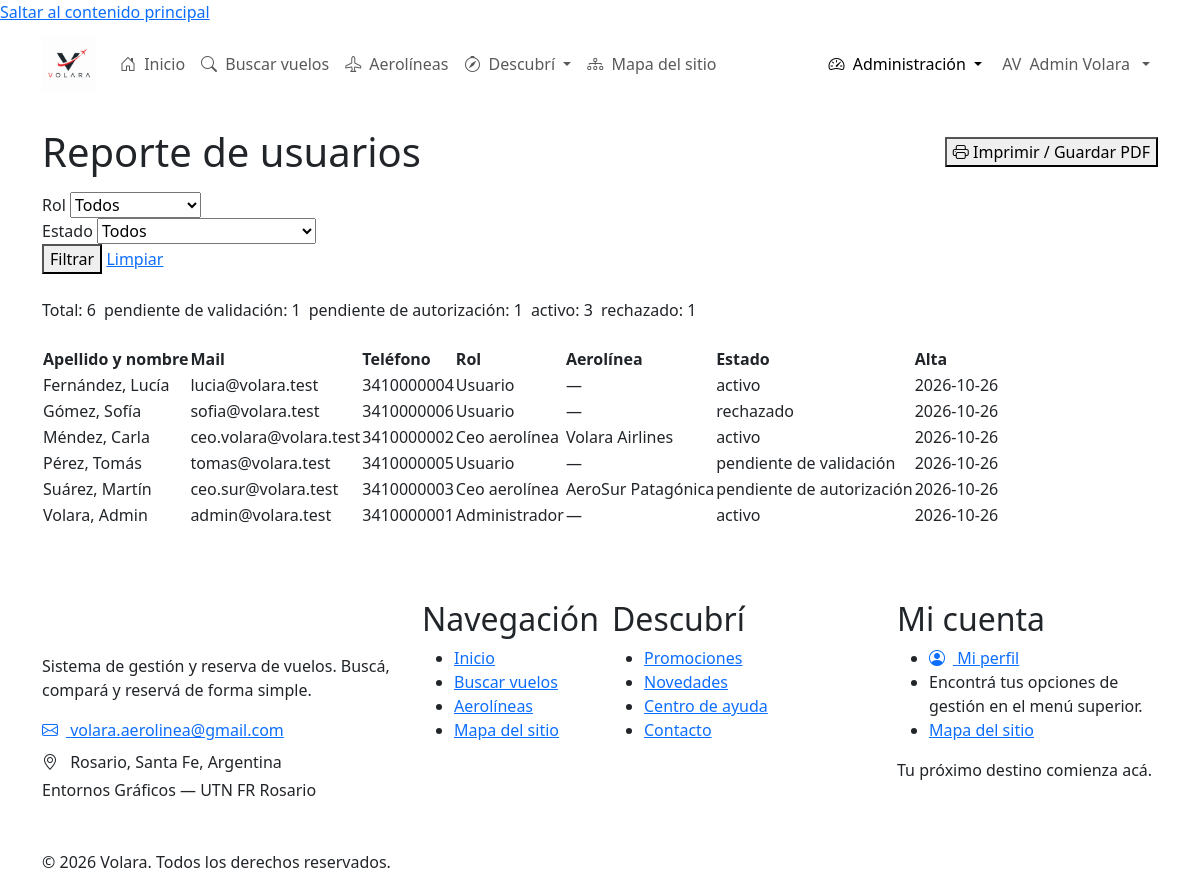
The page /Pages/Admin/reportes/reporteUsuarios.php (signed in) on the database its author committed.
### tables this page shows
CREATE TABLE usuarios (
    codUsuario INT UNSIGNED AUTO_INCREMENT,

    nombre VARCHAR(80) NOT NULL,
    apellido VARCHAR(80) NOT NULL,
    mail VARCHAR(150) NOT NULL,
    clave VARCHAR(255) NOT NULL,
    telefono VARCHAR(30) DEFAULT NULL,

    tipoUsuario ENUM(
        'administrador',
        'ceo aerolínea',
        'usuario'
    ) NOT NULL DEFAULT 'usuario',

    codAerolinea INT UNSIGNED DEFAULT NULL,

    estadoUsuario ENUM(
        'pendiente de validación',
        'pendiente de autorización',
        'activo',
        'rechazado'
    ) NOT NULL DEFAULT 'pendiente de validación',

    tokenValidacion VARCHAR(128) DEFAULT NULL,
    tokenRecuperacion VARCHAR(128) DEFAULT NULL,
    vencimientoToken DATETIME DEFAULT NULL,

    fechaCreacion DATETIME NOT NULL DEFAULT CURRENT_TIMESTAMP,
    fechaActualizacion DATETIME NOT NULL DEFAULT CURRENT_TIMESTAMP
        ON UPDATE CURRENT_TIMESTAMP,

    PRIMARY KEY (codUsuario),

    UNIQUE KEY uk_usuario_mail (mail),
    UNIQUE KEY uk_usuario_token_validacion (tokenValidacion),
    UNIQUE KEY uk_usuario_token_recuperacion (tokenRecuperacion),

    KEY idx_usuario_tipo (tipoUsuario),
    KEY idx_usuario_estado (estadoUsuario),
    KEY idx_usuario_aerolinea (codAerolinea),

    CONSTRAINT fk_usuario_aerolinea
        FOREIGN KEY (codAerolinea)
        REFERENCES aerolineas(codAerolinea)
        ON UPDATE CASCADE
        ON DELETE RESTRICT

);

CREATE TABLE aerolineas (
    codAerolinea INT UNSIGNED AUTO_INCREMENT,
    codigoIATA CHAR(3) NOT NULL,
    nombre VARCHAR(120) NOT NULL,
    pais VARCHAR(100) NOT NULL,

    PRIMARY KEY (codAerolinea),

    UNIQUE KEY uk_aerolinea_iata (codigoIATA),
    UNIQUE KEY uk_aerolinea_nombre (nombre)

);

### Includes/functions.php (called while the page is built, shortened)
<?php
function conectarDB(): PDO
{
    $host = 'localhost';
    $dbname = 'volara_db';
    $usuario = 'root';
    $clave = '';
    $dsn = "mysql:host=$host;dbname=$dbname;charset=utf8mb4";
    try {
        $conexion = new PDO($dsn, $usuario, $clave);
        $conexion->setAttribute(
            PDO::ATTR_ERRMODE,
            PDO::ERRMODE_EXCEPTION
        );
        return $conexion;
    } catch (PDOException $e) {
        die('Error al conectar con la base de datos.');
    }
}
function usuarioActual(): array
{
    $conexion = conectarDB();
    $sql = "
        SELECT
            codUsuario,
            nombre,
            apellido,
            mail,
            telefono,
            tipoUsuario,
            codAerolinea,
            estadoUsuario
        FROM usuarios
        WHERE codUsuario = :codUsuario
    ";
    $consulta = $conexion->prepare($sql);
    $consulta->execute([
        'codUsuario' => $_SESSION['codUsuario']
    ]);
    $usuario = $consulta->fetch(PDO::FETCH_ASSOC);
    return $usuario;
}

### Pages/Admin/reportes/reporteUsuarios.php (the view, shortened to what this page needs)
<?php
require_once __DIR__ . '/../../../Includes/functions.php';
$conexion = conectarDB();
$errores = [];
$resumen = [];
$usuarios = [];
if (empty($errores)) {
    $where = ['1 = 1'];
    $params = [];
    $condiciones = implode(' AND ', $where);
    $consulta = $conexion->prepare(
        "SELECT u.estadoUsuario, COUNT(*) AS cantidad
         FROM usuarios u
         WHERE $condiciones
         GROUP BY u.estadoUsuario"
    );
    $consulta->execute($params);
    $resumen = $consulta->fetchAll(PDO::FETCH_ASSOC);
    $consulta = $conexion->prepare(
        "SELECT u.codUsuario, u.nombre, u.apellido, u.mail, u.telefono,
                u.tipoUsuario, u.estadoUsuario, u.fechaCreacion,
                a.nombre AS aerolinea
         FROM usuarios u
         LEFT JOIN aerolineas a ON a.codAerolinea = u.codAerolinea
         WHERE $condiciones
         ORDER BY u.apellido, u.nombre"
    );
    $consulta->execute($params);
    $usuarios = $consulta->fetchAll(PDO::FETCH_ASSOC);
}
$clasesEstadoUsuario = [
    'activo'                    => 'badge-approved',
    'pendiente de validación'   => 'badge-pending',
    'pendiente de autorización' => 'badge-pending',
    'rechazado'                 => 'badge-denied',
];
require_once __DIR__ . '/../../../Includes/header.php';
require_once __DIR__ . '/../../../Includes/navbar.php';
?>
<main class="container my-4">
    <div class="d-flex justify-content-between align-items-center flex-wrap gap-2 mb-3">
        <h1 class="mb-0">Reporte de usuarios</h1>
        <button type="button" class="btn-volara-outline d-print-none" onclick="window.print()">
            <i class="bi bi-printer" aria-hidden="true"></i> Imprimir / Guardar PDF
        </button>
    </div>
    <form method="get" class="search-box mb-4 d-print-none">
        <div class="search-fields">
            <div class="form-group">
                <label for="rol" class="volara-label">Rol</label>
                <select class="volara-select" id="rol" name="rol">
                    <option value="">Todos</option>
                </select>
            </div>
            <div class="form-group">
                <label for="estado" class="volara-label">Estado</label>
                <select class="volara-select" id="estado" name="estado">
                    <option value="">Todos</option>
                </select>
            </div>
            <div class="search-btn-wrap gap-2">
                <button type="submit" class="btn-volara">Filtrar</button>
                <a href="reporteUsuarios.php" class="btn-volara-outline">Limpiar</a>
            </div>
        </div>
    </form>
    <?php if (!empty($resumen)): ?>
        <div class="d-flex flex-wrap gap-2 mb-4">
            <span class="volara-badge badge-neutral">Total: <?= count($usuarios) ?></span>
            <?php foreach ($resumen as $fila): ?>
                <span class="volara-badge <?= $clasesEstadoUsuario[$fila['estadoUsuario']] ?? 'badge-neutral' ?>">
                    <?= htmlspecialchars($fila['estadoUsuario']) ?>: <?= (int) $fila['cantidad'] ?>
                </span>
            <?php endforeach; ?>
        </div>
    <?php endif; ?>
    <?php if (empty($usuarios)): ?>
        <div class="empty-state">
            <div class="empty-state-icon"><i class="bi bi-people" aria-hidden="true"></i></div>
            <p>No hay usuarios para los filtros elegidos.</p>
        </div>
    <?php else: ?>
        <div class="volara-table-responsive">
            <table class="volara-table">
                <thead>
                    <tr>
                        <th scope="col">Apellido y nombre</th>
                        <th scope="col">Mail</th>
                        <th scope="col">Teléfono</th>
                        <th scope="col">Rol</th>
                        <th scope="col">Aerolínea</th>
                        <th scope="col">Estado</th>
                        <th scope="col">Alta</th>
                    </tr>
                </thead>
                <tbody>
                    <?php foreach ($usuarios as $usuario): ?>
                        <tr>
                            <td><?= htmlspecialchars($usuario['apellido'] . ', ' . $usuario['nombre']) ?></td>
                            <td><?= htmlspecialchars($usuario['mail']) ?></td>
                            <td><?= htmlspecialchars($usuario['telefono'] ?? '') ?></td>
                            <td><?= htmlspecialchars(ucfirst($usuario['tipoUsuario'])) ?></td>
                            <td><?= htmlspecialchars($usuario['aerolinea'] ?? '—') ?></td>
                            <td>
                                <span class="volara-badge <?= $clasesEstadoUsuario[$usuario['estadoUsuario']] ?? 'badge-neutral' ?>">
                                    <?= htmlspecialchars($usuario['estadoUsuario']) ?>
                                </span>
                            </td>
                            <td><?= htmlspecialchars(substr($usuario['fechaCreacion'], 0, 10)) ?></td>
                        </tr>
                    <?php endforeach; ?>
                </tbody>
            </table>
        </div>
    <?php endif; ?>
</main>
<?php require_once __DIR__ . '/../../../Includes/footer.php'; ?>

### Includes/navbar.php (shortened to what this page needs)
<?php
require_once __DIR__ . '/functions.php';
$baseUrl = rtrim(BASE_URL, '/');
$urlInicio       = $baseUrl . '/Pages/Publico/index.php';
$urlVuelos       = $baseUrl . '/Pages/Publico/vuelos.php';
$urlAerolineas   = $baseUrl . '/Pages/Publico/aerolineas.php';
$urlMapa         = $baseUrl . '/Pages/Publico/mapa-sitio.php';
$escapar = static function ($valor): string {
    return htmlspecialchars(
        (string) $valor,
        ENT_QUOTES,
        'UTF-8'
    );
};
$estaLogueado = !empty($_SESSION['codUsuario']);
$usuario = [];
if ($estaLogueado && function_exists('usuarioActual')) {
    $datosUsuario = usuarioActual();
    if (is_array($datosUsuario)) {
        $usuario = $datosUsuario;
    }
}
$rolUsuario = trim((string) ($usuario['rol'] ?? ''));
if ($rolUsuario === '') {
    $rolUsuario = trim((string) (
        $usuario['tipoUsuario']
        ?? $_SESSION['tipoUsuario']
        ?? $_SESSION['rol']
        ?? ''
    ));
}
$rolUsuario = function_exists('mb_strtolower')
    ? mb_strtolower($rolUsuario, 'UTF-8')
    : strtolower($rolUsuario);
$rolNormalizado = strtr($rolUsuario, [
    'á' => 'a',
    'é' => 'e',
    'í' => 'i',
    'ó' => 'o',
    'ú' => 'u',
    'ü' => 'u',
]);
$esAdmin = in_array(
    $rolNormalizado,
    ['admin', 'administrador'],
    true
);
$nombreUsuario = trim((string) (
    $usuario['nombre']
    ?? $_SESSION['nombre']
    ?? ''
));
$apellidoUsuario = trim((string) (
    $usuario['apellido']
    ?? $_SESSION['apellido']
    ?? ''
));
$nombreMostrar = trim(
    $nombreUsuario . ' ' . $apellidoUsuario
);
$primeraInicial = function_exists('mb_substr')
    ? mb_substr($nombreUsuario, 0, 1, 'UTF-8')
    : substr($nombreUsuario, 0, 1);
$segundaInicial = function_exists('mb_substr')
    ? mb_substr($apellidoUsuario, 0, 1, 'UTF-8')
    : substr($apellidoUsuario, 0, 1);
$iniciales = $primeraInicial . $segundaInicial;
$iniciales = function_exists('mb_strtoupper')
    ? mb_strtoupper($iniciales, 'UTF-8')
    : strtoupper($iniciales);
$rutaActual = parse_url(
    $_SERVER['REQUEST_URI'] ?? '',
    PHP_URL_PATH
) ?: '';
$rutaNormalizada = strtolower(
    str_replace('\\', '/', $rutaActual)
);
$paginaActual = strtolower(
    basename($rutaNormalizada)
);
$esPaginaPublica = str_contains(
    $rutaNormalizada,
    '/pages/publico/'
);
$esPaginaAdmin = str_contains(
    $rutaNormalizada,
    '/pages/admin/'
);
$claseActiva = static function (bool $condicion): string {
    return $condicion ? ' active' : '';
};
?>
<nav
    class="navbar navbar-expand-xl volara-navbar"
    aria-label="Navegación principal">
    <div class="container">
        <a
            class="navbar-brand"
            href="<?= $escapar($urlInicio) ?>"
            aria-label="VOLARA - Inicio">
            <img
                src="<?= $escapar(
                    $baseUrl . '/Assets/Imagenes/Volara-Sistema_de_aerolineas.png'
                ) ?>"
                alt="Logo de VOLARA"
                width="54"
                height="54">
        </a>
        <div class="collapse navbar-collapse" id="volaraNav">
            <ul class="navbar-nav me-auto mb-2 mb-xl-0">
                <li class="nav-item">
                    <a
                        class="nav-link<?= $claseActiva(
                            $paginaActual === 'index.php' && $esPaginaPublica
                        ) ?>"
                        href="<?= $escapar($urlInicio) ?>"
                        <?= $paginaActual === 'index.php' && $esPaginaPublica
                            ? 'aria-current="page"'
                            : '' ?>>
                        <i class="bi bi-house-door me-1" aria-hidden="true"></i>
                        Inicio
                    </a>
                </li>
                <li class="nav-item">
                    <a
                        class="nav-link<?= $claseActiva(
                            $paginaActual === 'vuelos.php' && $esPaginaPublica
                        ) ?>"
                        href="<?= $escapar($urlVuelos) ?>"
                        <?= $paginaActual === 'vuelos.php' && $esPaginaPublica
                            ? 'aria-current="page"'
                            : '' ?>>
                        <i class="bi bi-search me-1" aria-hidden="true"></i>
                        Buscar vuelos
                    </a>
                </li>
                <li class="nav-item">
                    <a
                        class="nav-link<?= $claseActiva(
                            $paginaActual === 'aerolineas.php' && $esPaginaPublica
                        ) ?>"
                        href="<?= $escapar($urlAerolineas) ?>"
                        <?= $paginaActual === 'aerolineas.php' && $esPaginaPublica
                            ? 'aria-current="page"'
                            : '' ?>>
                        <i class="bi bi-airplane me-1" aria-hidden="true"></i>
                        Aerolíneas
                    </a>
                </li>
                <?php
                $paginasDescubre = [
                    'promociones.php',
                    'novedades.php',
                    'ayuda.php',
                    'contacto.php',
                ];
                $descubreActivo = $esPaginaPublica
                    && in_array($paginaActual, $paginasDescubre, true);
                ?>
                <li class="nav-item dropdown">
                    <a
                        class="nav-link dropdown-toggle<?= $claseActiva($descubreActivo) ?>"
                        href="#"
                        role="button"
                        data-bs-toggle="dropdown"
                        aria-expanded="false">
                        <i class="bi bi-compass me-1" aria-hidden="true"></i>
                        Descubrí
                    </a>
                </li>
                <li class="nav-item">
                    <a
                        class="nav-link<?= $claseActiva(
                            $paginaActual === 'mapa-sitio.php'
                        ) ?>"
                        href="<?= $escapar($urlMapa) ?>"
                        <?= $paginaActual === 'mapa-sitio.php'
                            ? 'aria-current="page"'
                            : '' ?>>
                        <i class="bi bi-diagram-3 me-1" aria-hidden="true"></i>
                        Mapa del sitio
                    </a>
                </li>
            </ul>
            <ul class="navbar-nav ms-auto align-items-xl-center gap-xl-1">
                <?php if ($estaLogueado): ?>
                    <?php if ($esAdmin): ?>
                        <li class="nav-item dropdown">
                            <a
                                class="nav-link dropdown-toggle<?= $claseActiva($esPaginaAdmin) ?>"
                                href="#"
                                role="button"
                                data-bs-toggle="dropdown"
                                aria-expanded="false">
                                <i class="bi bi-speedometer2 me-1" aria-hidden="true"></i>
                                Administración
                            </a>
                        </li>
                    <?php endif; ?>
                    <li class="nav-item dropdown user-menu">
                        <a
                            class="nav-link dropdown-toggle d-flex align-items-center gap-2"
                            href="#"
                            role="button"
                            data-bs-toggle="dropdown"
                            aria-expanded="false">
                            <span class="user-avatar" aria-hidden="true">
                                <?= $escapar($iniciales) ?>
                            </span>
                            <span class="user-name">
                                <?= $escapar(
                                    $nombreMostrar !== ''
                                        ? $nombreMostrar
                                        : 'Mi cuenta'
                                ) ?>
                            </span>
                        </a>
                    </li>
                <?php endif; ?>
            </ul>
        </div>
    </div>
</nav>

### rows shown on the page
usuarios: $escapar($iniciales) "AV", nombre+apellido "Admin Volara", apellido+nombre "Volara, Admin", mail "admin@volara.test", telefono "3410000001", tipoUsuario "Administrador", aerolinea "—", estadoUsuario "activo", fechaCreacion "2026-10-26"
usuarios: apellido+nombre "Fernández, Lucía", mail "lucia@volara.test", telefono "3410000004", tipoUsuario "Usuario", aerolinea "—", estadoUsuario "activo", fechaCreacion "2026-10-26"
usuarios: apellido+nombre "Gómez, Sofía", mail "sofia@volara.test", telefono "3410000006", tipoUsuario "Usuario", aerolinea "—", estadoUsuario "rechazado", fechaCreacion "2026-10-26"
usuarios: apellido+nombre "Méndez, Carla", mail "ceo.volara@volara.test", telefono "3410000002", tipoUsuario "Ceo aerolínea", codAerolinea.nombre "Volara Airlines", estadoUsuario "activo", fechaCreacion "2026-10-26"
usuarios: apellido+nombre "Pérez, Tomás", mail "tomas@volara.test", telefono "3410000005", tipoUsuario "Usuario", aerolinea "—", estadoUsuario "pendiente de validación", fechaCreacion "2026-10-26"
usuarios: apellido+nombre "Suárez, Martín", mail "ceo.sur@volara.test", telefono "3410000003", tipoUsuario "Ceo aerolínea", codAerolinea.nombre "AeroSur Patagónica", estadoUsuario "pendiente de autorización", fechaCreacion "2026-10-26"

### other values the page prints
count($usuarios) "6"
$fila['estadoUsuario'] "pendiente de validación"
$fila['cantidad'] "1"
$fila['estadoUsuario'] "pendiente de autorización"
$fila['estadoUsuario'] "activo"
$fila['cantidad'] "3"
$fila['estadoUsuario'] "rechazado"
